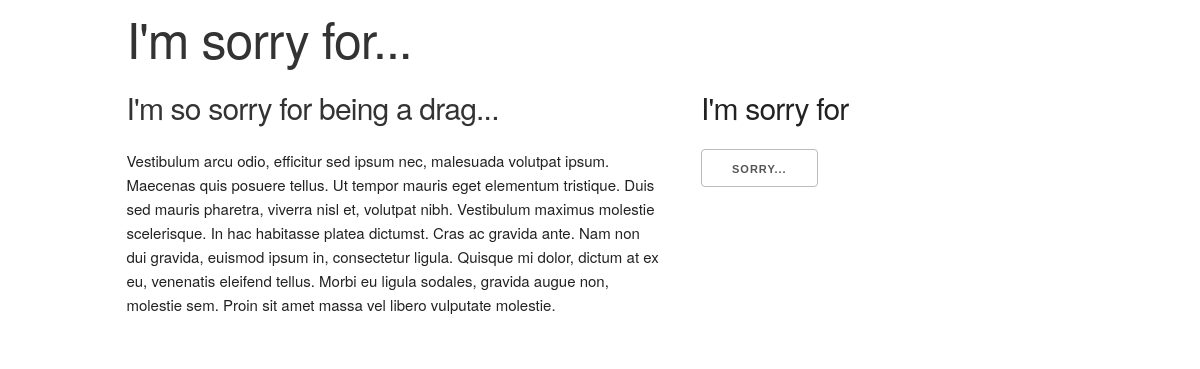
The page /sorry/23/ on the database its author committed.
### sorry/models.py (models this page shows, shortened)
class Sorry(models.Model):
    title = models.CharField(max_length=30)
    text = models.TextField()

### sorry/views.py (the view)
# urls.py: url(r'^sorry/(?P<pk>\d+)/$', views.sorry_detail, name ='sorry_detail'),
def sorry_detail(request, pk):
    sorry = get_object_or_404(Sorry, pk=pk)
    return render(request, 'sorry/sorry_detail.html', {'sorry':sorry})

### sorry/templates/sorry/sorry_detail.html
{% extends 'sorry/base.html' %}
{% block content %}
  <div class="sorry-title">
    <h4><a class="header" href="{% url 'sorry_detail' pk=sorry.pk %}">I'm so sorry for {{ sorry.title }}...</a></h2>
    <p>{{ sorry.text|linebreaksbr }}</p>
  </div>
{% endblock %}

### sorry/static/css/skeleton.css (style rules this page uses)
html { font-size: 62.5%; }
body { font-size: 1.5em; line-height: 1.6; font-weight: 400; font-family: "Raleway", "HelveticaNeue", "Helvetica Neue", Helvetica, Arial, sans-serif; color: #222; }
h1, h2, h3, h4, h5, h6 { margin-top: 0; margin-bottom: 2rem; font-weight: 300; }
h4 { font-size: 2.4rem; line-height: 1.35; letter-spacing: -.08rem; }
@media (min-width: 550px) { h4 { font-size: 3.0rem; } }
p { margin-top: 0; }
a { color: #1EAEDB; }
pre, blockquote, dl, figure, table, p, ul, ol, form { margin-bottom: 2.5rem; }

### sorry/static/css/styles.css (style rules this page uses)
a.title, a.header { text-decoration: none }
a.header { color: #333; }

### rows shown on the page
Sorry: title "being a drag", text "Vestibulum arcu odio, efficitur sed ipsum nec, malesuada volutpat ipsum. Maecenas quis posuere tellus. Ut tempor mauris eget elementum tristique. Duis sed mauris pharetra, viverra nisl et, volutpat nibh. Vestibulum maximus molestie scelerisque. In hac habitasse platea dictumst. Cras ac gravida ante. Nam non dui gravida, euismod ipsum in, consectetur ligula. Quisque mi dolor, dictum at ex eu, venenatis eleifend tellus. Morbi eu ligula sodales, gravida augue non, molestie sem. Proin sit amet massa vel libero vulputate molestie."
